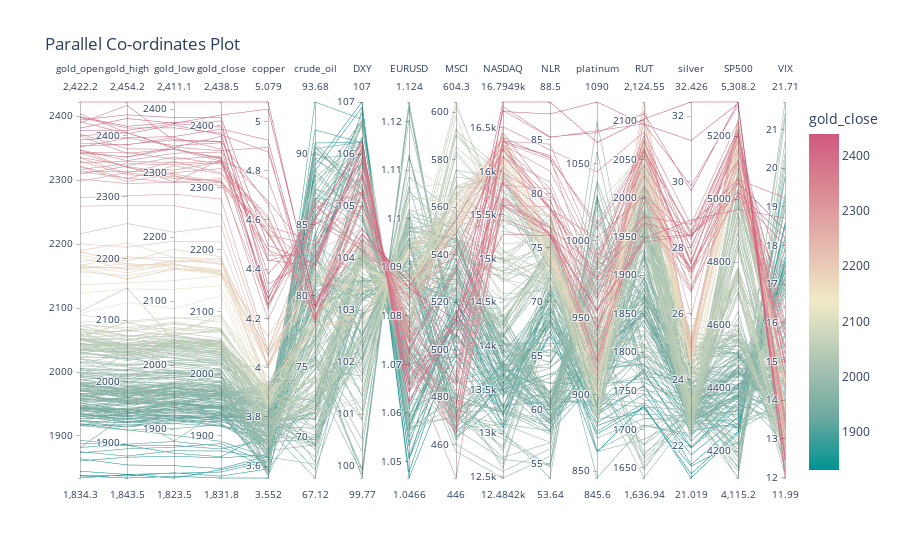

This figure's notebook cell:
### Markdown cell above
## MULTIVARIATE ANALYSIS

### Code cell
import plotly.express as px


df_reset = df.reset_index(drop=True)

fig = px.parallel_coordinates(
    df_reset,
    color='gold_close',
    color_continuous_scale=px.colors.diverging.Tealrose,
    title='Parallel Co-ordinates Plot'
)

fig.show()

### Figure 1 — Plotly figure (JSON) as saved in the notebook; plotly's stock layout.template omitted (floating-point values rounded to 4 significant figures; data arrays with more than 128 entries replaced by an {"elided": "..."} marker saying what was removed)
{"data": [{"dimensions": [{"label": "gold_open", "values": {"elided": "251 float values"}}, {"label": "gold_high", "values": {"elided": "251 float values"}}, {"label": "gold_low", "values": {"elided": "251 float values"}}, {"label": "gold_close", "values": {"elided": "251 float values"}}, {"label": "copper", "values": {"elided": "251 float values"}}, {"label": "crude_oil", "values": {"elided": "251 float values"}}, {"label": "DXY", "values": {"elided": "251 float values"}}, {"label": "EURUSD", "values": {"elided": "251 float values"}}, {"label": "MSCI", "values": {"elided": "251 float values"}}, {"label": "NASDAQ", "values": {"elided": "251 float values"}}, {"label": "NLR", "values": {"elided": "251 float values"}}, {"label": "platinum", "values": {"elided": "251 float values"}}, {"label": "RUT", "values": {"elided": "251 float values"}}, {"label": "silver", "values": {"elided": "251 float values"}}, {"label": "SP500", "values": {"elided": "251 float values"}}, {"label": "VIX", "values": {"elided": "251 float values"}}], "domain": {"x": [0, 1], "y": [0, 1]}, "line": {"color": {"elided": "251 float values"}, "coloraxis": "coloraxis"}, "name": "", "type": "parcoords"}], "layout": {"coloraxis": {"colorbar": {"title": {"text": "gold_close"}}, "colorscale": [[0, "rgb(0, 147, 146)"], [0.1667, "rgb(114, 170, 161)"], [0.3333, "rgb(177, 199, 179)"], [0.5, "rgb(241, 234, 200)"], [0.6667, "rgb(229, 185, 173)"], [0.8333, "rgb(217, 137, 148)"], [1, "rgb(208, 88, 126)"]]}, "legend": {"tracegroupgap": 0}, "title": {"text": "Parallel Co-ordinates Plot"}}}
